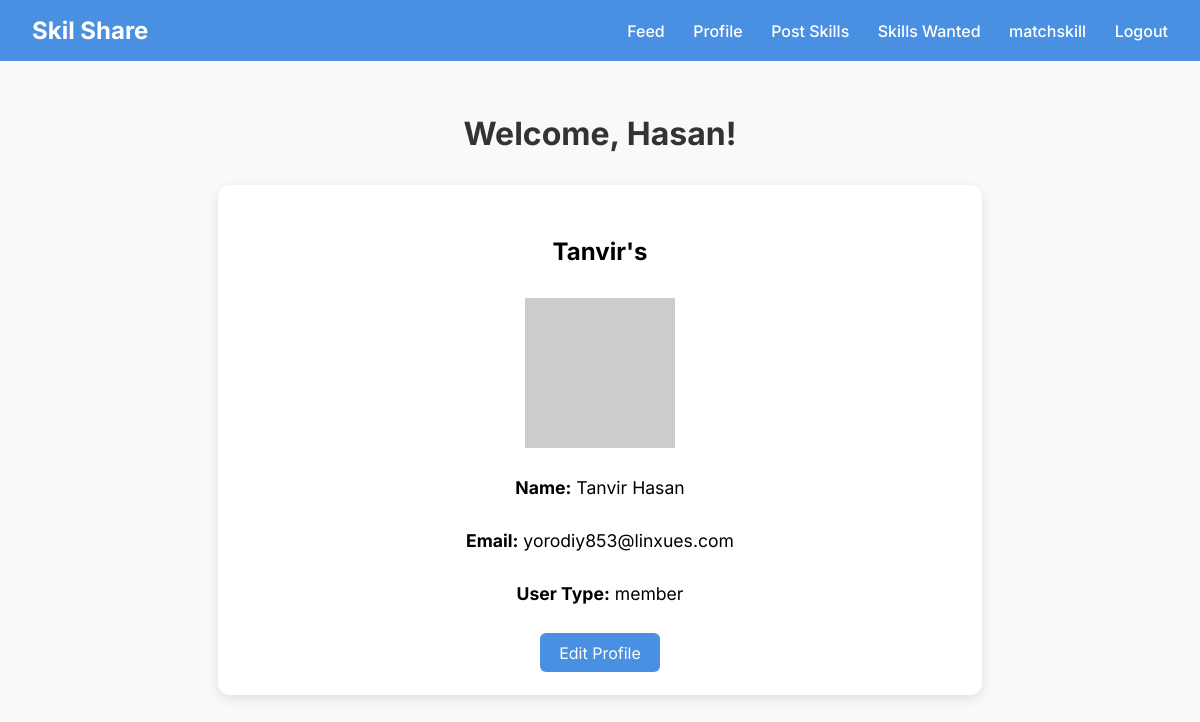
The app's page /profilePage/ (signed in), older data.
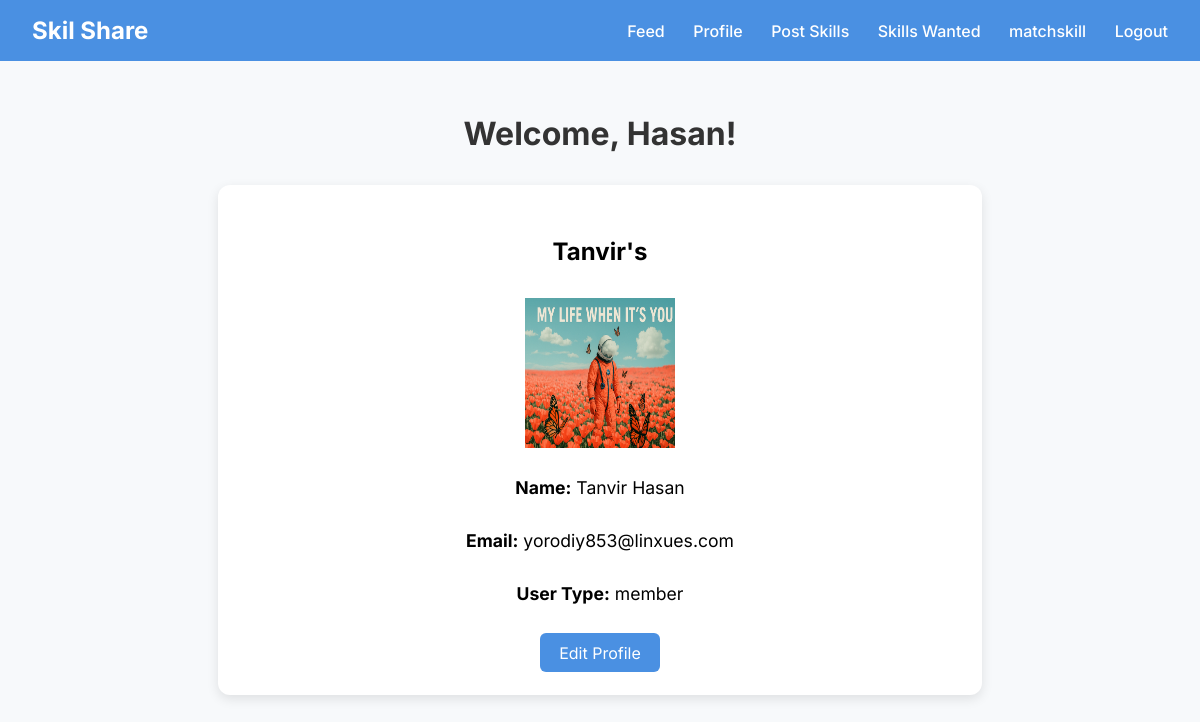
The same page, newer data.
### account/models.py (models this page shows, shortened)
class MemberProfile(models.Model):
    user = models.ForeignKey(CustomUser, on_delete=models.CASCADE)
    profile_picture = models.ImageField(upload_to='profile_pictures', blank=True, null=True)
    bio = models.TextField(max_length=500, blank=True, null=True)

class CustomUser(AbstractUser):
    USER_TYPE = [
        ('admin','admin'),
        ('member','member')
    ]
    user_type = models.CharField(choices=USER_TYPE, max_length=50)
    email = models.EmailField(max_length=255, unique=True,null=True,blank=True)
    first_name = models.CharField(max_length=50)
    last_name = models.CharField(max_length=50)

### account/views.py (the view)
# urls.py: path('profilePage/',profilePage,name='profilePage'),
def profilePage(request):
    current_user = request.user
    profile = get_object_or_404(MemberProfile,user=current_user)
    user_skills = UserSkill.objects.filter(user=current_user)
    user_want_skill = UserWantToLearn.objects.filter(user = current_user)
    return render(request,'UserInfo/profilePage.html',{'profile':profile,'user_skills':user_skills,'user_want_skill':user_want_skill})

### account/templates/UserInfo/profilePage.html
{% extends "common/base.html" %}
{% block body %}
<div class="container" style="max-width: 700px; margin: 2rem auto; background: #fff; padding: 2rem; border-radius: 12px; box-shadow: 0 4px 12px rgba(0, 0, 0, 0.1);">
  <h2 style="text-align: center; margin-bottom: 2rem;">{{profile.user.first_name}}'s</h2>
  <div style="text-align: center;">
    {% if profile.profile_picture %}
    <img src="{{ profile.profile_picture.url }}" alt="Profile Picture" style="width:150px; height:150px;">
    {% else %}
    <img src="https://via.placeholder.com/150" alt="Default Profile">
    {% endif %}
  </div>
  <div style="font-size: 1.1rem; line-height: 2;">
    <p><strong>Name:</strong> {{ profile.user.first_name }} {{ profile.user.last_name }}</p>
    <p><strong>Email:</strong> {{ profile.user.email|default:"N/A" }}</p>
    <p><strong>User Type:</strong> {{ profile.user.user_type }}</p>
  </div>
  <div style="text-align: center; margin-top: 2rem;">
    <a href="{% url "editProfilePage" %}" class="btn" style="padding: 0.6rem 1.2rem; background-color: #4a90e2; color: white; border-radius: 6px; text-decoration: none;">Edit Profile</a>
  </div>
</div>
{% endblock %}

Row changes from the older to the newer data that the page shows:
changed MemberProfile "Tanvir": profile_picture: picture added
